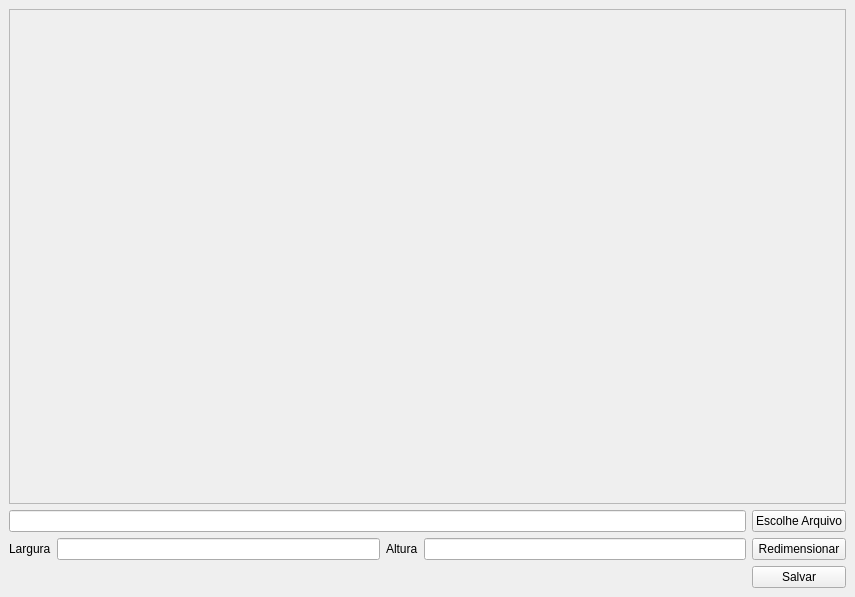
<?xml version="1.0" encoding="UTF-8"?>
<ui version="4.0">
 <class>MainWindow</class>
 <widget class="QMainWindow" name="MainWindow">
  <property name="geometry">
   <rect>
    <x>0</x>
    <y>0</y>
    <width>855</width>
    <height>597</height>
   </rect>
  </property>
  <property name="windowTitle">
   <string>Redimensionar Imagem</string>
  </property>
  <widget class="QWidget" name="centralwidget">
   <layout class="QGridLayout" name="gridLayout">
    <item row="3" column="0">
     <widget class="QLabel" name="label">
      <property name="text">
       <string>Largura</string>
      </property>
     </widget>
    </item>
    <item row="3" column="1">
     <widget class="QLineEdit" name="inputLargura"/>
    </item>
    <item row="3" column="4">
     <widget class="QPushButton" name="btnRedimensionar">
      <property name="text">
       <string>Redimensionar</string>
      </property>
     </widget>
    </item>
    <item row="3" column="2">
     <widget class="QLabel" name="label_2">
      <property name="text">
       <string>Altura</string>
      </property>
     </widget>
    </item>
    <item row="3" column="3">
     <widget class="QLineEdit" name="inputAltura"/>
    </item>
    <item row="4" column="4">
     <widget class="QPushButton" name="btnSalvar">
      <property name="text">
       <string>Salvar</string>
      </property>
     </widget>
    </item>
    <item row="0" column="0" colspan="5">
     <widget class="QScrollArea" name="scrollArea">
      <property name="widgetResizable">
       <bool>true</bool>
      </property>
      <widget class="QWidget" name="scrollAreaWidgetContents">
       <property name="geometry">
        <rect>
         <x>0</x>
         <y>0</y>
         <width>831</width>
         <height>468</height>
        </rect>
       </property>
       <layout class="QGridLayout" name="gridLayout_2">
        <item row="0" column="0">
         <widget class="QLabel" name="labelImg">
          <property name="text">
           <string/>
          </property>
         </widget>
        </item>
       </layout>
      </widget>
     </widget>
    </item>
    <item row="2" column="4">
     <widget class="QPushButton" name="btnEscolherArquivo">
      <property name="text">
       <string>Escolhe Arquivo</string>
      </property>
     </widget>
    </item>
    <item row="2" column="0" colspan="4">
     <widget class="QLineEdit" name="inputAbrirArquivo"/>
    </item>
   </layout>
  </widget>
 </widget>
 <resources/>
 <connections/>
</ui>
